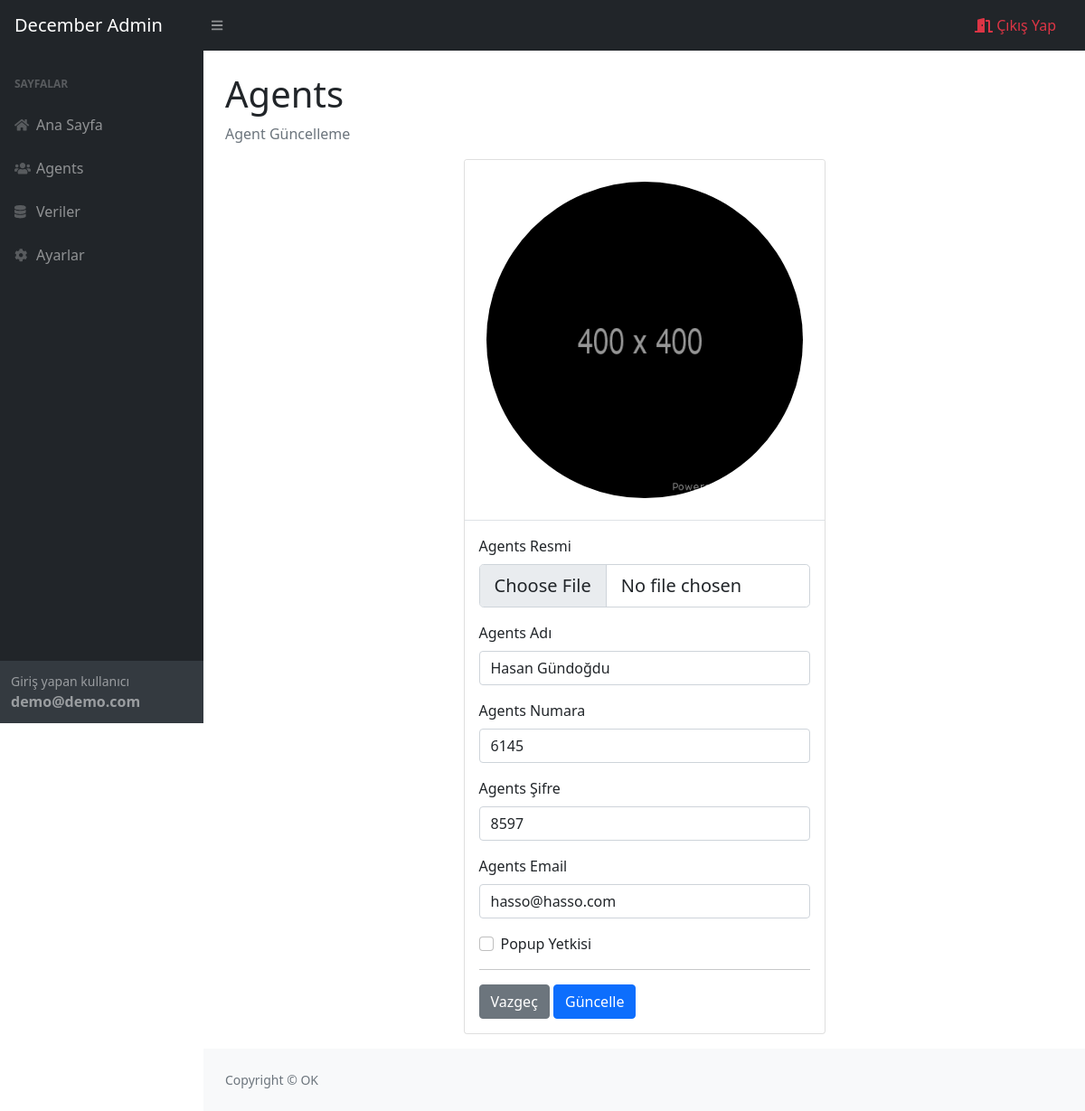
/edit_agent.php?agent_id=84 (signed in), run on the app's committed database.
### tables this page shows
CREATE TABLE `agents` (
  `id` int(11) NOT NULL,
  `name` varchar(250) NOT NULL,
  `image` varchar(256) NOT NULL,
  `number` int(6) NOT NULL,
  `password` int(12) NOT NULL,
  `email` varchar(128) NOT NULL,
  `popup` tinyint(1) NOT NULL
);

### edit_agent.php (the view, shortened to what this page needs)
<?php
require __DIR__ . '/config/db.php';
require __DIR__ . '/components/header.php';
if (!$_GET['agent_id']) {
    header('Location:/agents.php');
    exit;
} else {
    $stmt = $db->prepare("select * from agents where id = :id");
    $stmt->execute([':id' => $_GET['agent_id']]);
    $result = $stmt->fetchAll(PDO::FETCH_ASSOC);
}
?>
<main>
    <div class="container mx-auto px-4">
        <h1 class="mt-4">Agents</h1>
        <ol class="breadcrumb">
            <li class="breadcrumb-item active">Agent Güncelleme</li>
        </ol>
        <div class="my-3">
            <div class="card mx-auto" style="max-width: 400px ">
                <div class="card-header bg-white border-0 p-4 border-bottom border-lisht">
                    <img src="/assets/img/users/<?php echo $result[0]['image'] == "no-image.png" ? "no-image.png" : $result[0]['image']?>" class="rounded-pill img-fluid" alt="...">
                </div>
                <div class="card-body">
                    <form action="/controllers/edit_agent.php" method="post" enctype="multipart/form-data">
                        <div class="mb-3">
                            <label for="formFileLg" class="form-label">Agents Resmi</label>
                            <input class="form-control form-control-lg" id="formFileLg" type="file" name="agentImageNew">
                        </div>
                        <div class="mb-3">
                            <label for="username" class="form-label">Agents Adı</label>
                            <input required id="username" name="agentName" type="text" class="form-control" value="<?php echo $result[0]['name'] ?>">
                        </div>
                        <div class="mb-3">
                            <label for="username" class="form-label">Agents Numara</label>
                            <input required id="username" name="agentNumber" type="number" class="form-control" value="<?php echo $result[0]['number'] ?>">
                        </div>
                        <div class="mb-3">
                            <label for="username" class="form-label">Agents Şifre</label>
                            <input required id="username" name="agentPassword" type="number" class="form-control" value="<?php echo $result[0]['password'] ?>">
                        </div>
                        <div class="mb-3">
                            <label for="username" class="form-label">Agents Email</label>
                            <input required id="username" name="agentEmail" type="email" class="form-control" value="<?php echo $result[0]['email'] ?>">
                        </div>
                        <div class="form-check">
                            <input class="form-check-input" <?php echo $result[0]['popup'] == "1" ? "checked" : "" ?> name="agentPopup" type="checkbox" id="flexCheckDefault">
                            <label class="form-check-label" for="flexCheckDefault">
                                Popup Yetkisi
                            </label>
                        </div>
                        <hr class="my-3">
                        <a href="/agents.php" class="btn btn-secondary">Vazgeç</a>
                        <button type="submit" name="agentEdit" class="btn btn-primary">Güncelle</button>
                    </form>
                </div>
            </div>
        </div>
    </div>
</main>
<?php
require __DIR__ . '/components/footer.php'
?>

### data on the page
agents: agentName "Hasan Gündoğdu", agentNumber "6145", agentPassword "8597", agentEmail "hasso@hasso.com"

### other printed values
$_SESSION['user'] "demo@demo.com"
